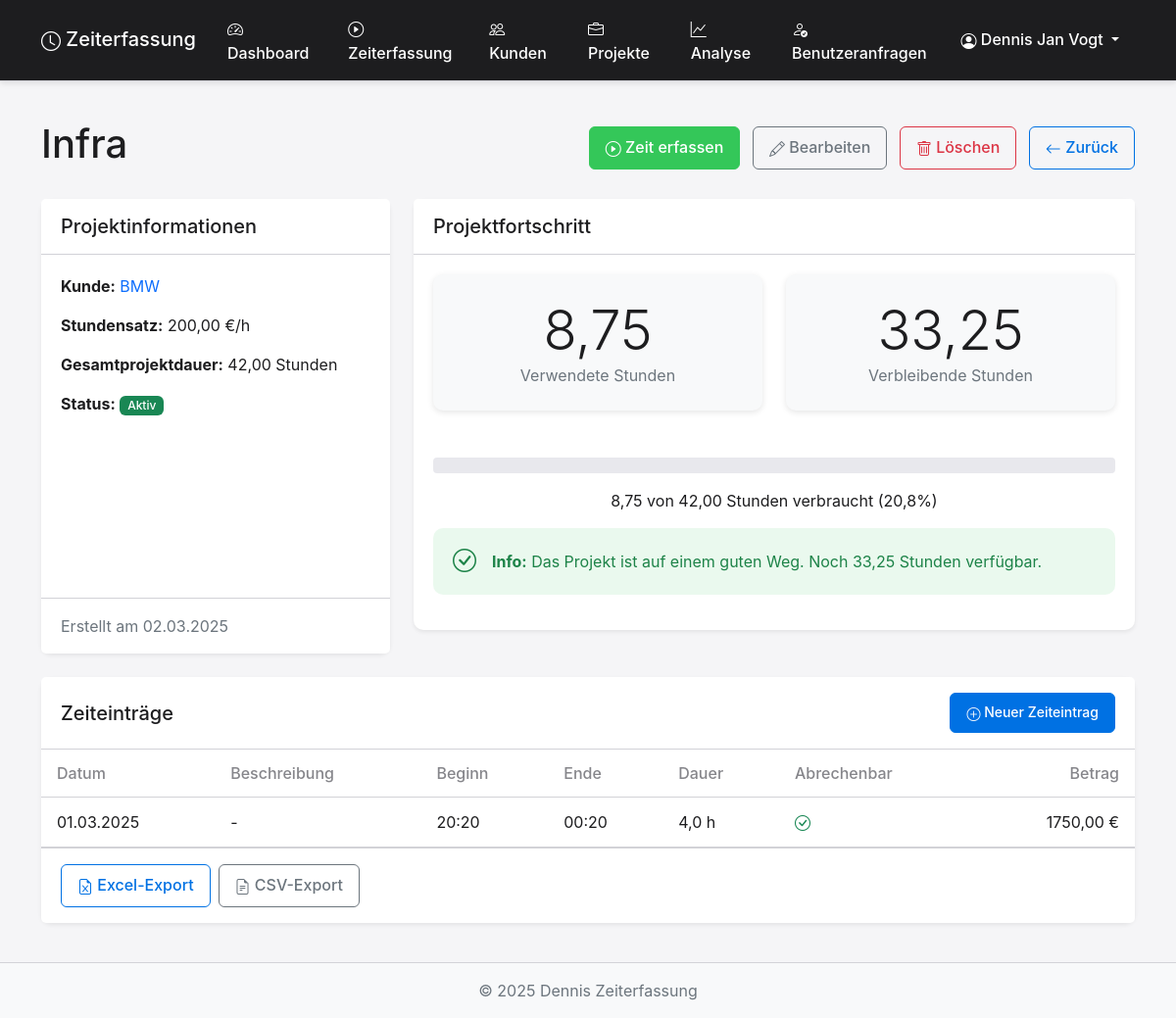
Screenshot of /projects/1/ (signed in) with the database file from the repository.
### tracking/models.py (models this page shows, shortened)
class Project(models.Model):
    client = models.ForeignKey(
        Client, on_delete=models.CASCADE, related_name='projects')
    name = models.CharField(max_length=255)
    description = models.TextField(blank=True, null=True)
    hourly_rate = models.DecimalField(
        max_digits=10, decimal_places=2, help_text="Stundensatz in Euro")
    total_hours = models.DecimalField(
        max_digits=10, decimal_places=2, help_text="Gesamtprojektdauer in Stunden")
    is_active = models.BooleanField(default=True)
    created_at = models.DateTimeField(auto_now_add=True)
    updated_at = models.DateTimeField(auto_now=True)
    def get_used_hours(self):
        entries = self.time_entries.all()
        used_hours = 0
        for entry in entries:
            if entry.end_time:  # Only count completed entries
                if entry.factored_hours is not None:
                    used_hours += entry.factored_hours
                else:
                    used_hours += entry.get_rounded_duration()
        return used_hours
    def get_remaining_hours(self):
        remaining = self.total_hours - self.get_used_hours()
        return remaining if remaining > 0 else 0
    def get_percentage_used(self):
        from decimal import Decimal
        if self.total_hours <= 0:
            return Decimal('0.0')
        used_hours = self.get_used_hours()
        percentage = (used_hours / self.total_hours) * 100
        if percentage > 100:
            return Decimal('100.0')
        return percentage

class Client(models.Model):
    name = models.CharField(max_length=255)
    contact_person = models.CharField(max_length=255, blank=True, null=True)
    email = models.EmailField(blank=True, null=True)
    phone = models.CharField(max_length=20, blank=True, null=True)
    address = models.TextField(blank=True, null=True)
    created_at = models.DateTimeField(auto_now_add=True)
    updated_at = models.DateTimeField(auto_now=True)
    def __str__(self):
        return self.name

class TimeEntry(models.Model):
    project = models.ForeignKey(
        Project, on_delete=models.CASCADE, related_name='time_entries')
    user = models.ForeignKey(
        User, on_delete=models.CASCADE, related_name='time_entries')
    description = models.TextField(blank=True, null=True)
    start_time = models.DateTimeField()
    end_time = models.DateTimeField(blank=True, null=True)
    duration = models.DecimalField(
        max_digits=10, decimal_places=2, blank=True, null=True, help_text="Dauer in Stunden")
    is_billable = models.BooleanField(default=True)
    factored_hours = models.DecimalField(
        max_digits=10, decimal_places=2, blank=True, null=True,
        verbose_name="Fakturierte Stunden",
        help_text="Optional. Wenn leer, wird die gerundete Dauer verwendet.")
    created_at = models.DateTimeField(default=timezone.now)
    updated_at = models.DateTimeField(default=timezone.now)
    class Meta:
        ordering = ['-start_time']
    def get_rounded_duration(self):
        if not self.duration:
            return 0
        quarters = round(self.duration * 4) / 4  # Round to nearest 0.25
        return quarters
    def get_billable_amount(self):
        if not self.is_billable:
            return 0
        if self.factored_hours is not None:
            hours = self.factored_hours
        else:
            hours = Decimal(str(self.get_rounded_duration()))
        return hours * self.project.hourly_rate

### tracking/views/project.py (the view)
# urls.py: path('projects/<int:project_id>/', project_detail, name='project_detail'),
@login_required
def project_detail(request, project_id):
    project = get_object_or_404(Project, id=project_id)
    time_entries = project.time_entries.all()
    used_hours = project.get_used_hours()
    remaining_hours = project.get_remaining_hours()
    percentage_used = project.get_percentage_used()
    if request.method == 'POST':
        form = ProjectForm(request.POST, instance=project)
        if form.is_valid():
            form.save()
            return redirect('project_detail', project_id=project.id)
    else:
        form = ProjectForm(instance=project)
    return render(request, 'tracking/project_detail.html', {
        'project': project,
        'time_entries': time_entries,
        'form': form,
        'used_hours': used_hours,
        'remaining_hours': remaining_hours,
        'percentage_used': percentage_used,
    })

### tracking/templates/tracking/project_detail.html (shortened to what this page needs)
{% extends 'tracking/base.html' %}
{% block content %}
<div class="container mt-4">
    <div class="d-flex justify-content-between align-items-center mb-4">
        <h1>{{ project.name }}</h1>
        <div>
            <a href="{% url 'time_entry' %}?project={{ project.id }}" class="btn btn-success">
                <i class="bi bi-play-circle"></i> Zeit erfassen
            </a>
            <button type="button" class="btn btn-outline-secondary ms-2" data-bs-toggle="modal" data-bs-target="#editProjectModal">
                <i class="bi bi-pencil"></i> Bearbeiten
            </button>
            <a href="{% url 'delete_project' project.id %}" class="btn btn-outline-danger ms-2">
                <i class="bi bi-trash"></i> Löschen
            </a>
            <a href="{% url 'project_list' %}" class="btn btn-outline-primary ms-2">
                <i class="bi bi-arrow-left"></i> Zurück
            </a>
        </div>
    </div>
    <div class="row mb-4">
        <div class="col-md-4">
            <div class="card border-0 shadow-sm h-100">
                <div class="card-header bg-white py-3">
                    <h5 class="mb-0">Projektinformationen</h5>
                </div>
                <div class="card-body">
                    <p><strong>Kunde:</strong> <a href="{% url 'client_detail' project.client.id %}" class="text-decoration-none">{{ project.client.name }}</a></p>
                    <p><strong>Stundensatz:</strong> {{ project.hourly_rate }} €/h</p>
                    <p><strong>Gesamtprojektdauer:</strong> {{ project.total_hours }} Stunden</p>
                    <p><strong>Status:</strong>
                        {% if project.is_active %}
                        <span class="badge bg-success">Aktiv</span>
                        {% else %}
                        <span class="badge bg-secondary">Inaktiv</span>
                        {% endif %}
                    </p>
                </div>
                <div class="card-footer bg-white text-muted py-3">
                    Erstellt am {{ project.created_at|date:"d.m.Y" }}
                </div>
            </div>
        </div>
        <div class="col-md-8">
            <div class="card border-0 shadow-sm">
                <div class="card-header bg-white py-3">
                    <h5 class="mb-0">Projektfortschritt</h5>
                </div>
                <div class="card-body">
                    <div class="row mb-4">
                        <div class="col-md-6">
                            <div class="card bg-light border-0">
                                <div class="card-body text-center p-4">
                                    <h2 class="display-4 fw-light mb-0">{{ used_hours|floatformat:2 }}</h2>
                                    <p class="text-muted mb-0">Verwendete Stunden</p>
                                </div>
                            </div>
                        </div>
                        <div class="col-md-6">
                            <div class="card bg-light border-0">
                                <div class="card-body text-center p-4">
                                    <h2 class="display-4 fw-light mb-0">{{ remaining_hours|floatformat:2 }}</h2>
                                    <p class="text-muted mb-0">Verbleibende Stunden</p>
                                </div>
                            </div>
                        </div>
                    </div>
                    <div class="progress mb-3" style="height: 16px;">
                    </div>
                    <p class="text-center">
                        {{ used_hours|floatformat:2 }} von {{ project.total_hours }} Stunden verbraucht ({{ percentage_used|floatformat:1 }}%)
                    </p>
                    <div class="alert {% if percentage_used > 90 %}alert-danger{% elif percentage_used > 75 %}alert-warning{% else %}alert-success{% endif %} mt-3">
                        {% if percentage_used > 90 %}
                        <div class="d-flex align-items-center">
                            <i class="bi bi-exclamation-triangle-fill fs-4 me-3"></i>
                            <div>
                                <strong>Achtung!</strong> Das Projektkontingent ist fast aufgebraucht. Nur noch {{ remaining_hours|floatformat:2 }} Stunden verfügbar.
                            </div>
                        </div>
                        {% else %}
                        <div class="d-flex align-items-center">
                            <i class="bi bi-check-circle fs-4 me-3"></i>
                            <div>
                                <strong>Info:</strong> Das Projekt ist auf einem guten Weg. Noch {{ remaining_hours|floatformat:2 }} Stunden verfügbar.
                            </div>
                        </div>
                        {% endif %}
                    </div>
                </div>
            </div>
        </div>
    </div>
    <div class="card border-0 shadow-sm mb-4">
        <div class="card-header bg-white d-flex justify-content-between align-items-center py-3">
            <h5 class="mb-0">Zeiteinträge</h5>
            <a href="{% url 'time_entry' %}?project={{ project.id }}" class="btn btn-primary btn-sm">
                <i class="bi bi-plus-circle"></i> Neuer Zeiteintrag
            </a>
        </div>
        <div class="card-body p-0">
            {% if time_entries %}
            <div class="table-responsive">
                <table class="table table-hover mb-0">
                    <thead>
                        <tr>
                            <th class="ps-3">Datum</th>
                            <th>Beschreibung</th>
                            <th>Beginn</th>
                            <th>Ende</th>
                            <th>Dauer</th>
                            <th>Abrechenbar</th>
                            <th class="text-end pe-3">Betrag</th>
                        </tr>
                    </thead>
                    <tbody>
                        {% for entry in time_entries %}
                        <tr>
                            <td class="ps-3">{{ entry.start_time|date:"d.m.Y" }}</td>
                            <td>{{ entry.description|default:"-" }}</td>
                            <td>{{ entry.start_time|date:"H:i" }}</td>
                            <td>{% if entry.end_time %}{{ entry.end_time|date:"H:i" }}{% else %}<span class="badge bg-warning">Läuft</span>{% endif %}</td>
                            <td>{% if entry.end_time %}{{ entry.get_rounded_duration }} h{% else %}-{% endif %}</td>
                            <td>
                                {% if entry.is_billable %}
                                <i class="bi bi-check-circle text-success"></i>
                                {% else %}
                                <i class="bi bi-x-circle text-danger"></i>
                                {% endif %}
                            </td>
                            <td class="text-end pe-3">{% if entry.end_time %}{{ entry.get_billable_amount|floatformat:2 }} €{% else %}-{% endif %}</td>
                        </tr>
                        {% endfor %}
                    </tbody>
                </table>
            </div>
            {% else %}
            <div class="p-4 text-center">
                <p class="text-muted mb-0">Noch keine Zeiteinträge für dieses Projekt vorhanden.</p>
            </div>
            {% endif %}
        </div>
        <div class="card-footer bg-white py-3">
            <div class="d-flex justify-content-start">
                <a href="{% url 'export_report' %}?project_id={{ project.id }}&format=xlsx" class="btn btn-outline-primary me-2">
                    <i class="bi bi-file-earmark-excel"></i> Excel-Export
                </a>
                <a href="{% url 'export_report' %}?project_id={{ project.id }}&format=csv" class="btn btn-outline-secondary">
                    <i class="bi bi-file-earmark-text"></i> CSV-Export
                </a>
            </div>
        </div>
    </div>
</div>
{% endblock %}

### tracking/templates/tracking/base.html (shortened to what this page needs)
{% load static %}
<!DOCTYPE html>
<html lang="de">
<head>
    <link href="https://cdn.jsdelivr.net/npm/bootstrap@5.2.3/dist/css/bootstrap.min.css" rel="stylesheet">
    <link rel="stylesheet" href="https://cdn.jsdelivr.net/npm/bootstrap-icons@1.10.0/font/bootstrap-icons.css">
    <link rel="stylesheet" href="{% static 'css/style.css' %}">
</head>
<body>
    <nav class="navbar navbar-expand-lg navbar-dark bg-dark">
        <div class="container">
            <a class="navbar-brand" href="{% url 'dashboard' %}">
                <i class="bi bi-clock"></i> Zeiterfassung
            </a>
            <div class="collapse navbar-collapse" id="navbarNav">
                <ul class="navbar-nav me-auto">
                    {% if user.is_authenticated %}
                    <li class="nav-item">
                        <a class="nav-link {% if request.resolver_match.url_name == 'dashboard' %}active{% endif %}" href="{% url 'dashboard' %}">
                            <i class="bi bi-speedometer2"></i> Dashboard
                        </a>
                    </li>
                    <li class="nav-item">
                        <a class="nav-link {% if request.resolver_match.url_name == 'time_entry' %}active{% endif %}" href="{% url 'time_entry' %}">
                            <i class="bi bi-play-circle"></i> Zeiterfassung
                        </a>
                    </li>
                    <li class="nav-item">
                        <a class="nav-link {% if request.resolver_match.url_name == 'client_list' %}active{% endif %}" href="{% url 'client_list' %}">
                            <i class="bi bi-people"></i> Kunden
                        </a>
                    </li>
                    <li class="nav-item">
                        <a class="nav-link {% if request.resolver_match.url_name == 'project_list' %}active{% endif %}" href="{% url 'project_list' %}">
                            <i class="bi bi-briefcase"></i> Projekte
                        </a>
                    </li>
                    <li class="nav-item">
                        <a class="nav-link {% if request.resolver_match.url_name == 'analytics' %}active{% endif %}" href="{% url 'analytics' %}">
                            <i class="bi bi-graph-up"></i> Analyse
                        </a>
                    </li>
                    {% if user.is_staff %}
                    <li class="nav-item">
                        <a class="nav-link {% if 'admin' in request.path and 'userprofile' in request.path %}active{% endif %}" href="{% url 'admin:tracking_userprofile_changelist' %}">
                            <i class="bi bi-person-check"></i> Benutzeranfragen
                        </a>
                    </li>
                    {% endif %}
                    {% endif %}
                </ul>
                <ul class="navbar-nav ms-auto">
                    {% if user.is_authenticated %}
                    <li class="nav-item dropdown">
                        <a class="nav-link dropdown-toggle" href="#" role="button" data-bs-toggle="dropdown" aria-expanded="false" id="userDropdown">
                            <i class="bi bi-person-circle"></i> {{ user.get_full_name|default:user.username }}
                        </a>
                    </li>
                    {% endif %}
                </ul>
            </div>
        </div>
    </nav>
    <div class="container-fluid py-3">
        {% block content %}{% endblock %}
    </div>
    <footer class="footer py-3 bg-light mt-auto">
        <div class="container text-center">
            <span class="text-muted">© {% now "Y" %} Dennis Zeiterfassung</span>
        </div>
    </footer>
</body>
</html>

### rows the page displays
Project: name "Infra", client.name "BMW", hourly_rate "200,00", total_hours "42,00", created_at "02.03.2025"
TimeEntry: start_time "01.03.2025", description "-", start_time "20:20", end_time "00:20", get_rounded_duration "4,0", get_billable_amount "1750,00"

### other values shown
{{ user.get_full_name|default:user.username }} "Dennis Jan Vogt"
{{ used_hours|floatformat:2 }} "8,75"
{{ remaining_hours|floatformat:2 }} "33,25"
{{ percentage_used|floatformat:1 }} "20,8"
